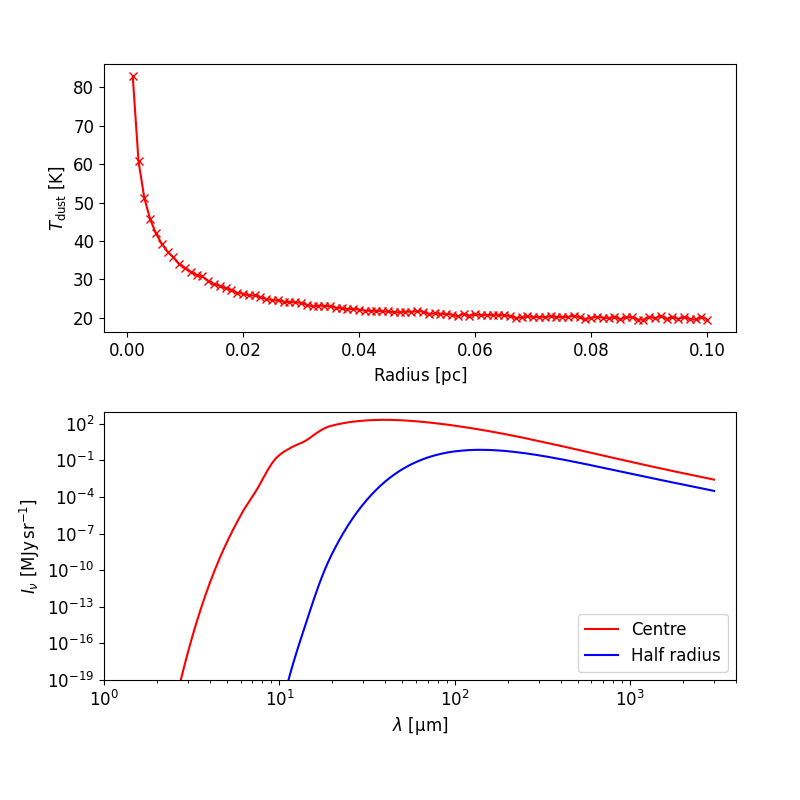

Generate this figure with Python:
import os, sys
import numpy as np
from matplotlib.pylab import *
sys.path.append('./')
from DIES_Aux  import *

"""
Full example of DIES run. 
- The cloud file is created here (demo.cloud).
- The file for point source luminosity is created here (demo_ps.dat)
- The dust file is assumed to exist in the current directory (demo.dust)
- The file for isotropic background intensity is assumed to exist
  already (demo_isrf.dat)
"""


#--------------------------------------------------------------------------------
# Start by making the cloud = density as function of radius
# We use here directly radius values in the final [cm] units.
N  =  100
R  =  0.1*linspace(0.0, 1.0, N+1)[1:]**1.0 # shell radius values [pc]
n  =  logspace(3,1,N)  # ad hoc 1e3cm-3 in the centre, 10cm-3 on surface
fp =  open('demo.cloud', 'w')
fp.write('%d\n' % N)
for i in range(N):
    fp.write('%12.4e %12.4e\n' % (R[i], n[i]))
fp.close()

#--------------------------------------------------------------------------------
# One file for point source luminosity. Here T=10000K blackbody, L=L_Sun
Teff    =  10000.0            # Chosen effective temperature of the source
NF      =  400                # using NF frequencies in the frequency grid
FREQ    =  logspace(log10(um2f(10000)), log10(um2f(0.092)), NF) # freq. grid
flux    =  pi*PlanckFunction(FREQ, Teff)
L       =  flux * 4*pi*RSUN**2.0  # at this luminosity with arbitrary scaling
ip      =  interp1d(FREQ, L)      # interpolated values used for integration
k       =  LSUN / quad(ip, FREQ[0], FREQ[-1])[0] # scaling to 1 LSUN luminosity
L      *=  k             # spectrum corresponding to L=L_Sun
L[nonzero(FREQ>um2f(0.092))] = 1.0e-30  # apply hard Lyman limit?
# Write the file of the spectral point source luminosity
fp = open('demo_ps.dat', 'w')
for i in range(NF):
    fp.write('%12.5e %12.5e\n' % (FREQ[i], L[i]))
fp.close()

#--------------------------------------------------------------------------------
# Write the ini file
L = """
cloud            demo.cloud
prefix           demo               # prefix for output files
offsets          128                # spectra for this many impact parameter values
dust             demo.dust          # dust model
background       demo_isrf.dat 1.0  # intensity of isotropic background
bgpackets        9000000            # packages from the isotropic background
pointsource      demo_ps.dat 1.0 4.0e-5  # luminosity file, scaling, nominal radius [pc]
pspackets        1000000            # packages from the central source
seed            -1.0                # random seed
gpu              1                  # use gpu
# platform       0                  # select OpenCL device by number
# sdevice        4070               # select OpenCL device by name
force            1                  # forced first interactions
"""
fp = open('demo.ini', 'w')
fp.write(L)
fp.close()

#--------------------------------------------------------------------------------
# Run the program, assuming DIES.py is in the current directory
os.system('python DIES.py demo.ini')


#--------------------------------------------------------------------------------
# Read and plot the results
figure(1, figsize=(8,8))
rc('font', size=12)
d = np.loadtxt('demo.T')    #  text file with radius and Tdust [K]
subplot(211)
plot(d[:,0], d[:,1], 'rx-')
ylabel(r'$T_{\rm dust} \rm \/ \/ [K]$')
xlabel(r'$\rm Radius \/ \/ [pc]$')

subplot(212)
fp       = open('demo.spe') # binary file with surface brightness spectra
NF, OFFS = fromfile(fp, int32, 2)    # number of frequencies, spatial offsets
F        = fromfile(fp, float32, NF) # frequency values
RES      = fromfile(fp, float32).reshape(OFFS, NF) # RES[OFFS, BF] spectra [cgs]
RES     *= 1.0e23 * 1.0e-6  #from cgs units to units of  MJy/sr
# plot spectrum towards the centre
loglog(f2um(F), RES[0,:], 'r-', label='Centre')
# plot spectrum for half way towards the surface
loglog(f2um(F), RES[OFFS//2,:], 'b-', label='Half radius')
xlabel(r'$\lambda  \rm  \/ \/ [\mu m]$')
ylabel(r'$I_{\nu} \rm \/ \/ [MJy \/ sr^{-1}]$')
xlim(1.0, 4000.0)
ylim(1e-19, 900.0)
legend(loc='lower right')

savefig('DIES_demo.png')
show(block=True)

